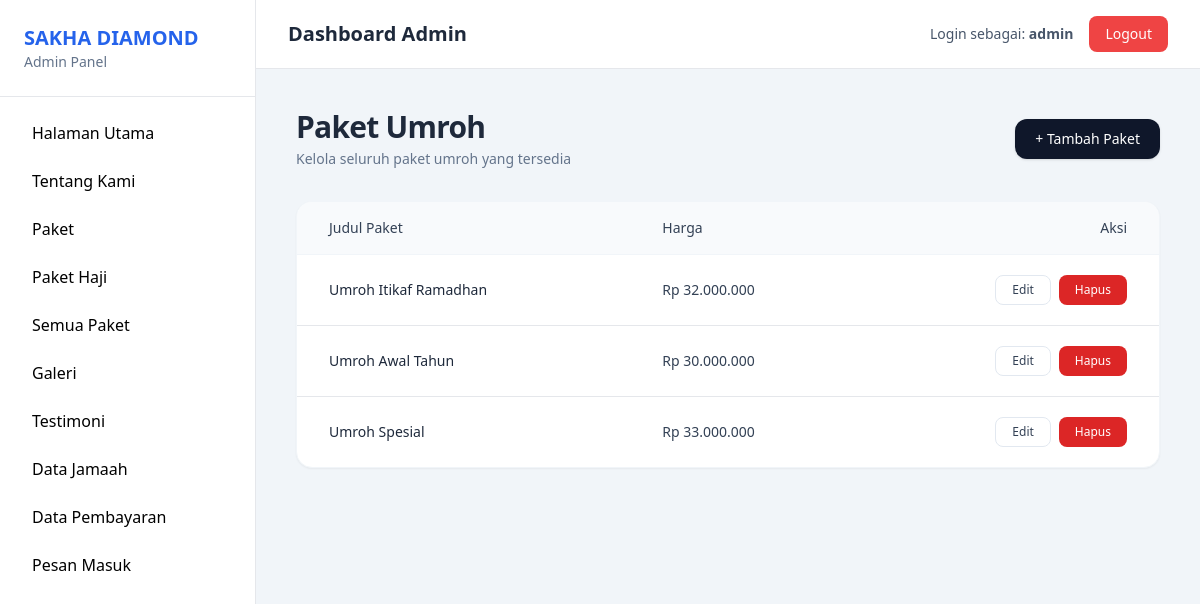
Screenshot of /Admin/dashboard.php?page=paket (signed in) with the database file from the repository.
### tables this page shows
CREATE TABLE `paket` (
  `id` int(11) NOT NULL,
  `judul` varchar(150) NOT NULL,
  `durasi` varchar(50) NOT NULL,
  `harga` int(11) NOT NULL,
  `hotel_makkah` varchar(150) NOT NULL,
  `hotel_madinah` varchar(150) NOT NULL,
  `maskapai` varchar(100) NOT NULL,
  `sisa_seat` int(11) NOT NULL,
  `gambar` varchar(150) NOT NULL,
  `status` enum('aktif','nonaktif') NOT NULL DEFAULT 'aktif'
);

### Admin/paket.php (the view)
<?php
include "../config/koneksi.php";
$data = mysqli_query($conn, "SELECT * FROM paket");
?>
<div class="p-2">
    <div class="flex justify-between items-center mb-8">
        <div>
            <h2 class="text-3xl font-semibold text-slate-800 tracking-tight">
                Paket Umroh
            </h2>
            <p class="text-sm text-slate-500 mt-1">
                Kelola seluruh paket umroh yang tersedia
            </p>
        </div>
        <a href="dashboard.php?page=tambah_paket"
            class="inline-flex items-center gap-2 bg-slate-900 hover:bg-slate-800 text-white px-5 py-2.5 rounded-xl text-sm font-medium shadow">
            + Tambah Paket
        </a>
    </div>
    <div class="bg-white rounded-2xl shadow-sm border border-slate-100 overflow-hidden">
        <table class="w-full text-sm text-slate-700">
            <thead class="border-b border-slate-100 bg-slate-50">
                <tr>
                    <th class="px-8 py-4 font-medium text-left">Judul Paket</th>
                    <th class="px-8 py-4 font-medium text-left">Harga</th>
                    <th class="px-8 py-4 font-medium text-right">Aksi</th>
                </tr>
            </thead>
            <tbody>
                <?php while ($p = mysqli_fetch_assoc($data)) { ?>
                    <tr class="border-b last:border-0 hover:bg-slate-50 transition">
                        <td class="px-8 py-5 font-medium text-slate-800">
                            <?= htmlspecialchars($p['judul']); ?>
                        </td>
                        <td class="px-8 py-5">
                            Rp <?= number_format($p['harga'], 0, ',', '.'); ?>
                        </td>
                        <td class="px-8 py-5 text-right flex justify-end gap-2">
                            <a href="dashboard.php?page=edit_paket&id=<?= $p['id']; ?>"
                                class="inline-flex items-center rounded-lg border border-slate-200 px-4 py-1.5 text-xs font-medium text-slate-700 hover:bg-slate-100 transition">
                                Edit
                            </a>
                            <a href="hapus_paket.php?id=<?= $p['id']; ?>"
                                onclick="return confirm('Yakin ingin menghapus paket ini?')"
                                class="inline-flex items-center rounded-lg bg-red-600 px-4 py-1.5 text-xs font-medium text-white hover:bg-red-700 transition">
                                Hapus
                            </a>
                        </td>
                    </tr>
                <?php } ?>
            </tbody>
        </table>
    </div>
</div>

### rows the page displays
paket: judul "Umroh Itikaf Ramadhan", harga "32.000.000"
paket: judul "Umroh Awal Tahun", harga "30.000.000"
paket: judul "Umroh Spesial", harga "33.000.000"

### other values shown
$_SESSION['admin'] "admin"
